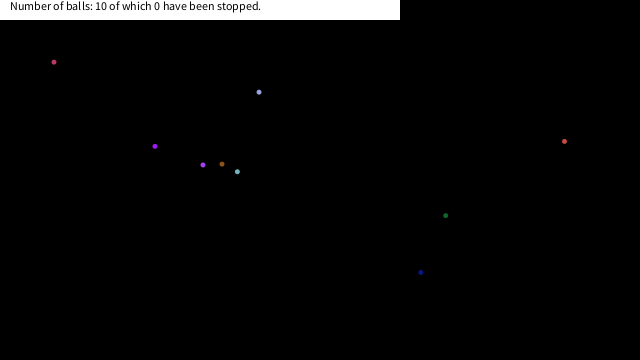
Frame 1 (no input)
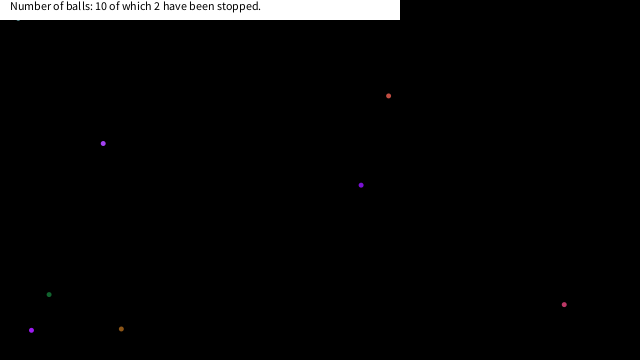
Frame 60 (the mouse pressed at the canvas centre just before this capture)
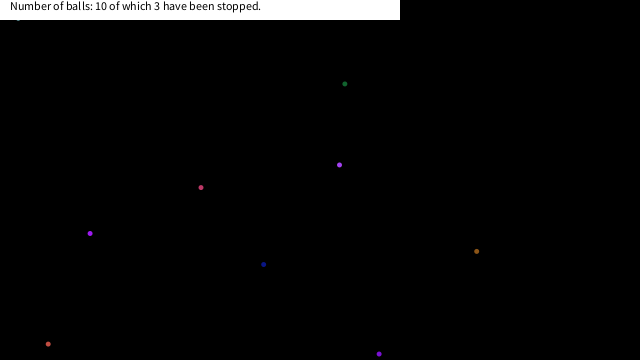
Frame 120 (the mouse held since frame 60 and released just before this capture)

The Processing sketch that drew these frames (run headless with seeded random() and noise(); from frame 60 on, the mouse is pressed at the canvas centre):

// Processing sketch: Assignment1
// ── Assignment1.pde
ArrayList<Ball> balls;
float xspeed;
float yspeed;
int numballs;
int stopballs;

void setup() {
  size(640,360);
  balls = new ArrayList<Ball>();  
  for(int i=0; i<10; i++) {
  Ball b = new Ball();
  balls.add(b);
  numballs = i + 1;
  }
  
}

void draw() {
  background(0);
  for (Ball b: balls) {
    b.drawBall();
    //b.drawText();
  }
  
  fill(255);
  rect(0, 0, 400, 20);
  fill(0);
  text("Number of balls: " + numballs + " of which " + stopballs + " have been stopped. ", 10, 10);
}

void keyPressed() {
  for(int i=0; i<10; i++) {
    Ball b = new Ball();
    balls.add(b);
    numballs += 1;
    }
}

// ── Ball.pde
class Ball {
  PVector screenLocation;
  float radius = 5;
  float R = random(255);
  float G = random (255);
  float B = random (255);
  float xspeed = random(-10, 10);
  float yspeed = random(-10, 10);
  
  Ball() {
    screenLocation = new PVector(random(width), random(height));
  }
  
  void drawBall() {
    noStroke(); //no circle outline
    fill(R, G, B);
    ellipse(screenLocation.x, screenLocation.y, radius, radius);
    screenLocation.x = screenLocation.x + xspeed;
    screenLocation.y = screenLocation.y + yspeed;
    
    if (screenLocation.x > width) {
      xspeed = -xspeed;
    }
    
     if (screenLocation.x < 0) {
      xspeed = -xspeed;
    }
     if (screenLocation.y > height) {
      yspeed = -yspeed;
    }
     if (screenLocation.y < 0) {
      yspeed = -yspeed;
    }
  
  float xDistance = abs(mouseX - screenLocation.x);
  float yDistance = abs(mouseY - screenLocation.y);
  
     if(xspeed != 0) {
       if (xDistance <= 20 && yDistance <= 20) {
         xspeed = 0;
         yspeed = 0;
          if (xspeed == 0 && yspeed == 0) {
             stopballs += 1;
          }
       }
     }
  }
  
  //void drawText() {
  //  fill(255);
  //  rect(0, 0, 400, 30);
  //  fill(0);
  //  text("Number of balls: " + numballs + '\n' + " Speed in x direction " + xspeed + " Speed in y direction " + yspeed, 10, 10);
  //}
}
